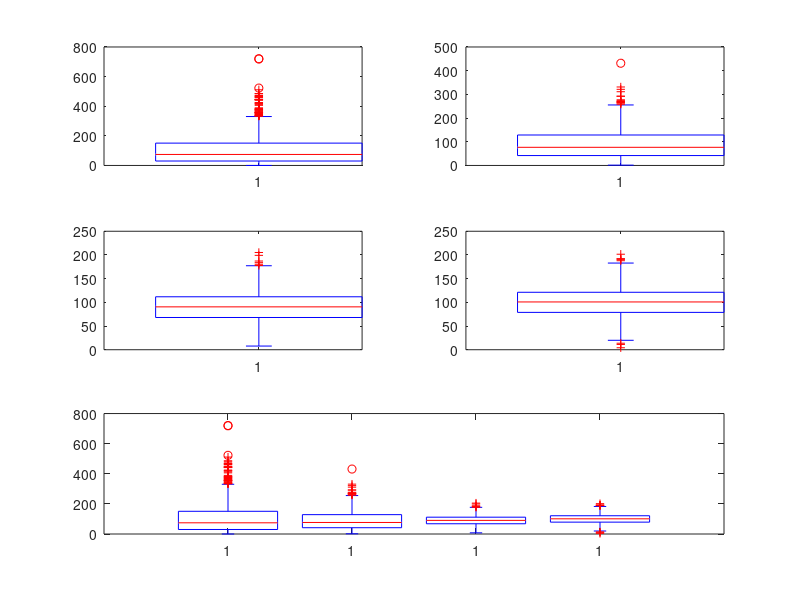

MATLAB code for this plot:
clear all
clc

%ad a
x=exprnd(100,1,1000);
%ad b
y=wblrnd(100,1.5,1,1000);
%ad c
z=wblrnd(100,3,1,1000);
%ad d
a=normrnd(100,30,1,1000);

hold on
subplot(3,2,1);
boxplot(x)
subplot(3,2,2);
boxplot(y)
subplot(3,2,3);
boxplot(z)
subplot(3,2,4);
boxplot(a)

%ad e
data=[x,y,z,a];
sloupec1=ones(1,1000);
sloupec2=2*ones(1,1000);
sloupec3=3*ones(1,1000);
sloupec4=4*ones(1,1000);
sloupec=[sloupec1,sloupec2,sloupec3,sloupec4];
subplot(3,2,5:6)
boxplot(data,sloupec)
hold off